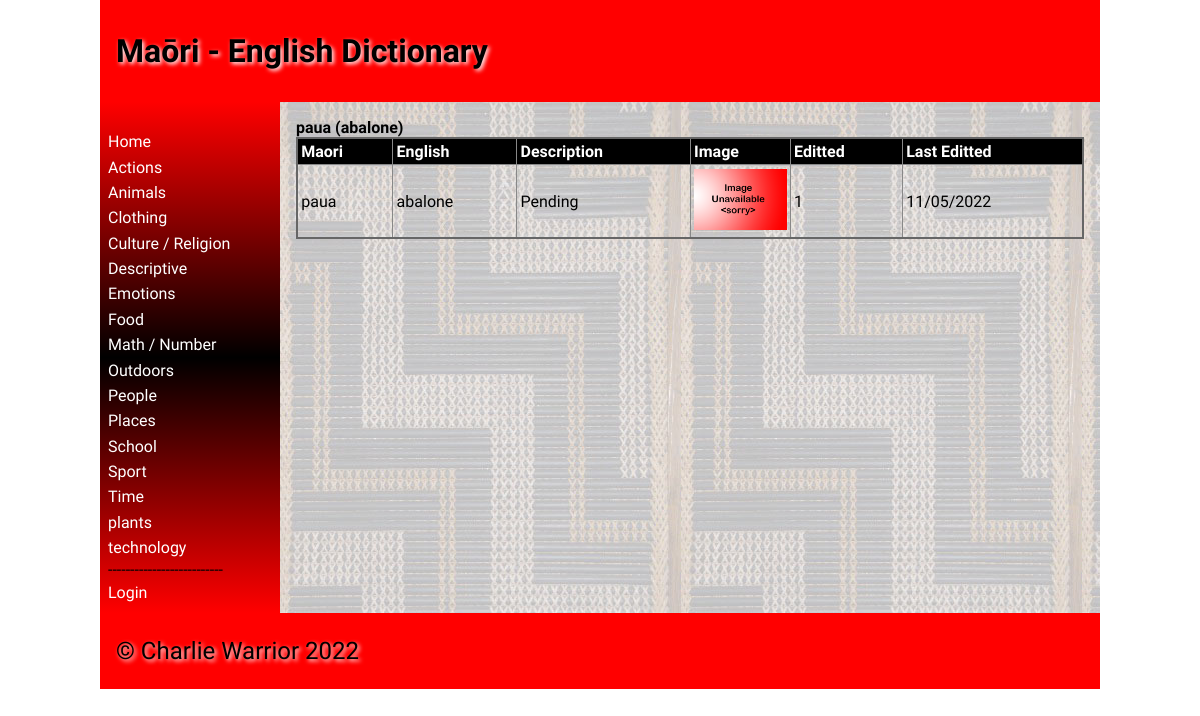
The app's page /word/1 with its own data.
### tables this page shows
CREATE TABLE categories
(
	id integer
		constraint categories_pk
			primary key autoincrement,
	name varchar(30)
);

CREATE TABLE "dictionary"
(
	id integer
		constraint dictionary_pk
			primary key autoincrement,
	maori_word varchar(30),
	definition varchar(50),
	level int,
	english_word varchar(30),
	image varchar(30),
	editor_id integer
		constraint dictionary_users_id_fk
			references users,
	editted varchar(30),
	cat_id integer
		references categories
			on update cascade on delete cascade
);

### app.py (the view)
@app.route('/word/<ID>')
def render_home2(ID):
    con = create_connection(DATABASE)
    query = "SELECT id, maori_word, english_word, image, definition, editor_id, editted FROM dictionary WHERE id=? ORDER BY maori_word ASC"
    cur = con.cursor()
    cur.execute(query, (ID, ))
    word_list = cur.fetchall()
    con.close
    return render_template("word.html", logged_in=is_logged_in(), categories=get_categories(), word=word_list[0])

### app.py (called while the page is built)
def create_connection(db_file):
    try:
        connection = sqlite3.connect(db_file)
        return connection
    except Error as e:
        print(e)
    return None

def is_logged_in():
    if session.get("email") is None:
        print('Not Logged In')
        return False
    print('Logged In')
    return True

def get_categories():
    con = create_connection(DATABASE)
    print(con)
    query = "SELECT id, name FROM categories ORDER BY name ASC"
    cur = con.cursor()
    cur.execute(query)
    category_list = cur.fetchall()
    con.close()
    return category_list

### templates/word.html (shortened to what this page needs)
{% extends 'base.html' %}
{% block heading %}Maōri - English Dictionary{% endblock %}
{% block main %}
<b>{{ word[1] }} ({{ word[2] }})</b>
<table>
    <tr>
        <th>Maori</th>
        <th>English</th>
        <th>Description</th>
        <th>Image</th>
        <th>Editted</th>
        <th>Last Editted</th>
    </tr>
    <tr>
        <td>{{ word[1] }}</td>
        <td>{{ word[2] }}</td>
        <td>{{ word[4] }}</td>
        <td width="100"><img src="/static/images/{{ word[3] }}"></td>
        <td> {{ word[5] }}</td>
        <td>{{ word[6] }}</td>
    </tr>
</table>
{% endblock %}

### templates/base.html (shortened to what this page needs)
<!doctype html>
<html lang="en">
<head>
    <link href="{{ url_for('static', filename='css/style.css') }}" rel="stylesheet">
</head>
<body>
<div id="container">
    <header>
        <h1>{% block heading %}{% endblock %}</h1>
    </header>
    <nav>
        <ul>
            <li><a href="\">Home</a></li>
            {% for category in categories %}
            <li><a href="/category/{{category[0]}}">{{category[1]}}</a></li>
            {% endfor %}
        --------------------------
        {% if logged_in %}
              <li><a href="\logout">Logout</a></li>
    {% else %}
            <li><a href="\login">Login</a></li>
        </ul>
        {% endif %}
    </nav>
    <main>
        {% block main%}{% endblock %}
    </main>
    <footer>
        <p>
            &copy; Charlie Warrior 2022
        </p>
    </footer>
</div>
</body>
</html>

### static/css/style.css (style rules this page uses)
* { font-family: Comfortaa, sans-serif; margin: 0; padding: 0; box-sizing: border-box; }
#container { display: grid; grid-template-columns: 75px auto; grid-template-areas: 'nav header' 'main main' 'footer footer'; }
header { grid-area: header; background-color: #f00; padding: 1rem; }
nav { grid-area: nav; }
main { grid-area: main; padding: 1rem; background-color: #edd; }
h1, h2, h3, h4 { padding: 1rem 0; font-family: 'Suez One', serif; color: #000; text-shadow: 2px 2px 4px #fff; }
p { padding: 0.5rem 0; }
a { color: #222; }
img { width: 100%; }
table { width: 100%; border: 2px solid #666; border-collapse: collapse; }
th, td { border: 1px solid #888; padding: 0.2rem; text-align: left; }
th { background-color: #000; color: #fff; }
footer { grid-area: footer; padding: 1rem; background-color: #f00; }
footer p { color: #000; text-shadow: 2px 2px 4px #fff; font-size: 1.5rem; }
@media only screen and (min-width: 768px) { #container { grid-template-columns: 180px auto; grid-template-areas: 'header header' 'nav main' 'footer footer'; } }
@media only screen and (min-width: 768px) { nav { background: linear-gradient(180deg, rgba(255,0,0,1) 0%, rgba(0, 0, 0, 1) 50%, rgba(255,0,0,1) 100%); padding: 0.5rem; } }
@media only screen and (min-width: 768px) { nav ul { list-style: none; } }
@media only screen and (min-width: 768px) { nav li { padding: 0.2rem 0; } }
@media only screen and (min-width: 768px) { nav a { color: #fff; text-decoration: none; } }
@media only screen and (min-width: 768px) { main { background-image: url('/poutama.jpg'); } }
@media only screen and (min-width: 1000px) { #container { width: 1000px; margin: auto; } }

### records on screen
categories: name "Actions"
categories: name "Animals"
categories: name "Clothing"
categories: name "Culture / Religion"
categories: name "Descriptive"
categories: name "Emotions"
categories: name "Food"
categories: name "Math / Number"
categories: name "Outdoors"
categories: name "People"
categories: name "Places"
categories: name "School"
categories: name "Sport"
categories: name "Time"
categories: name "plants"
categories: name "technology"
dictionary: maori_word "paua", english_word "abalone", definition "Pending", image (placeholder picture), editor "1", editted "11/05/2022"
